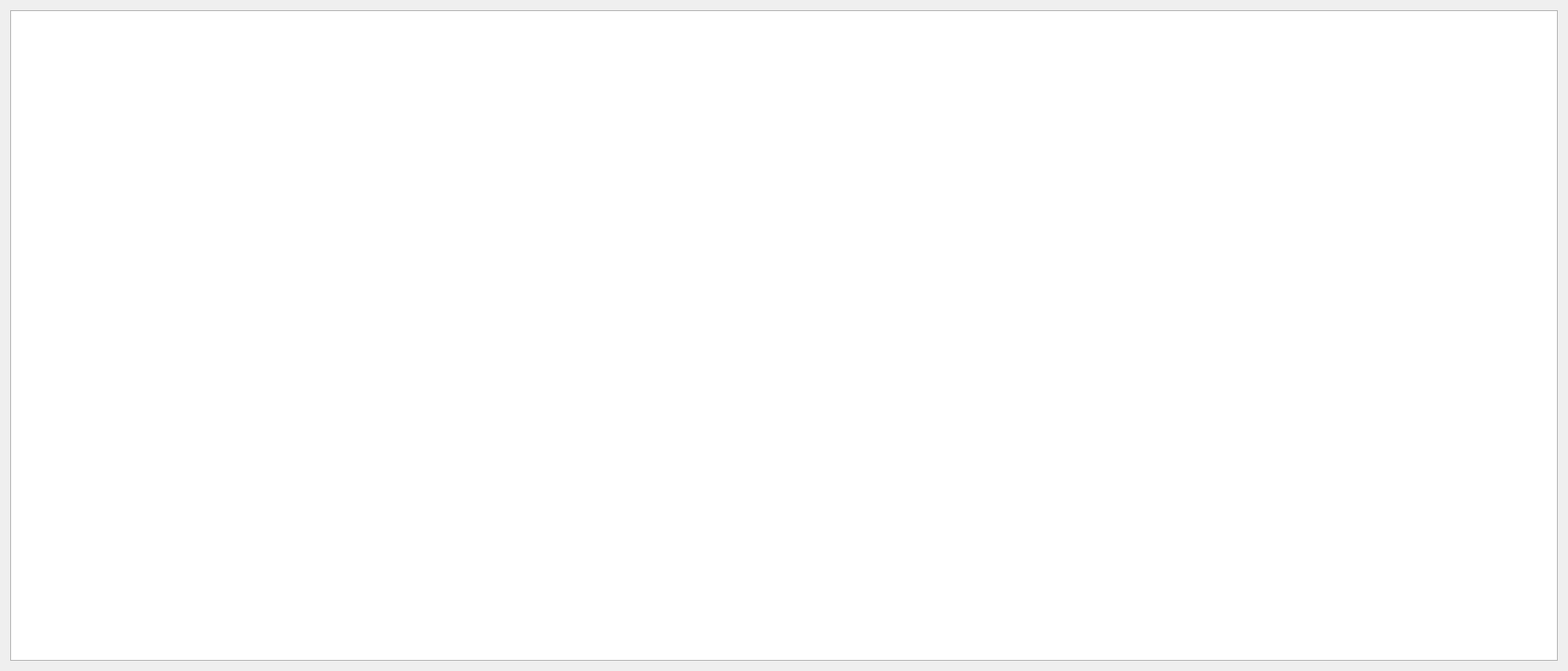
<?xml version="1.0" encoding="UTF-8"?>
<ui version="4.0">
 <class>MainWidget</class>
 <widget class="QWidget" name="MainWidget">
  <property name="windowModality">
   <enum>Qt::WindowModal</enum>
  </property>
  <property name="geometry">
   <rect>
    <x>0</x>
    <y>0</y>
    <width>1696</width>
    <height>726</height>
   </rect>
  </property>
  <property name="windowTitle">
   <string>MainWidget</string>
  </property>
  <layout class="QHBoxLayout" name="horizontalLayout">
   <item>
    <widget class="QGraphicsView" name="graphicsView">
     <property name="enabled">
      <bool>true</bool>
     </property>
    </widget>
   </item>
  </layout>
 </widget>
 <resources/>
 <connections/>
</ui>
